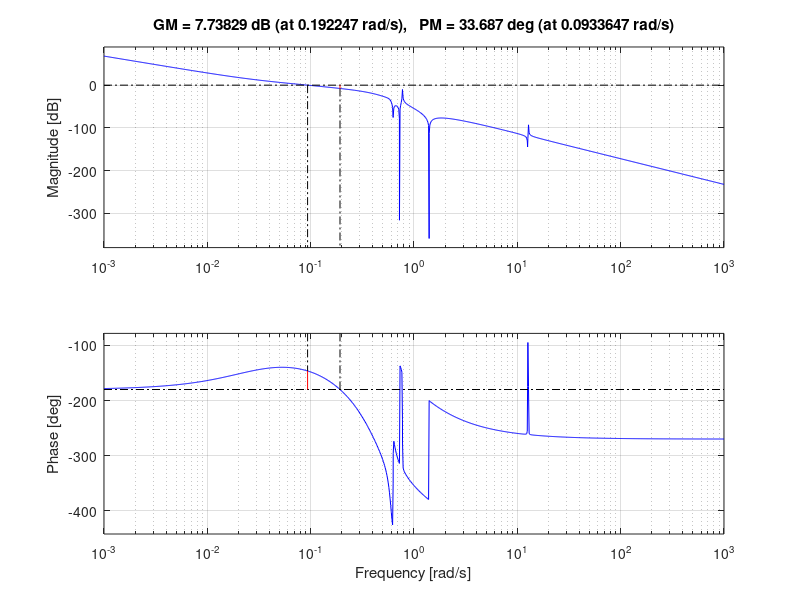
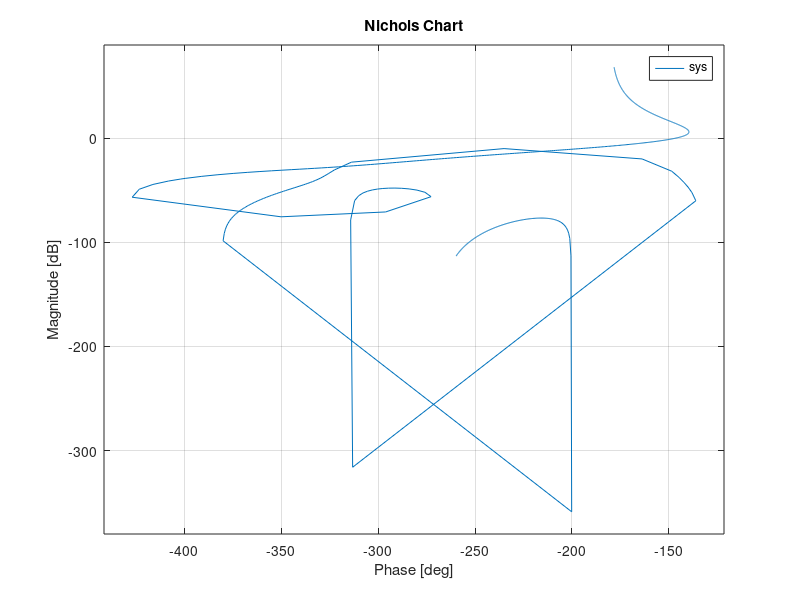
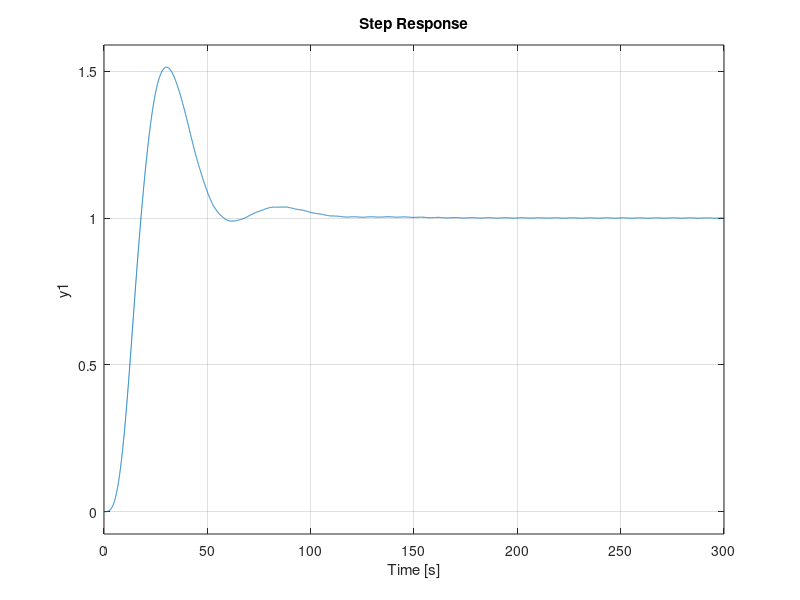

MATLAB code for these plots, in order:
pkg load control 
pkg load signal

FLEX=1;
FILTRO=1;
DELAY=1;

% Satelite

is = 1069;
ns=1;
ds=[is 0 0];

nt=ns; 
dt=ds;

% La proporcion de Inercia aportada por el apendice flexible se regulara con la constante rmi (i=1,2,...)
% rmi = Inercia del Apendice flexible / Inercia total del satelite = Ia/Is
% Por otro lado para calcular la frecuencia modal ( denominador de la funcion de transferencia ) se necesitan Is y I0=Is-Ia
% I0=Is-Ia=Is-rmi*Is=Is*(1-rmi)


% Modo elastico de antena 

rm1=0.04; 
i0=is*(1-rm1);
f1=2.0; 
psi1 =0.001;     

w1 =2*pi*f1;
psi1m=psi1*sqrt(is/i0); 
w1m=w1*sqrt(is/i0);

n1=is/i0*[1 2*psi1*w1   w1*w1];
d1=[1 2*psi1m*w1m w1m*w1m];
 
% Modo elastico de los paneles solares
 
rm2=0.34; 
i0=is*(1-rm2);
f2=0.1; 
psi2 =0.001;     

w2 =2*pi*f2;
psi2m=psi2*sqrt(is/i0); 
w2m=w2*sqrt(is/i0);

n2=is/i0*[1 2*psi2*w2   w2*w2];
d2=[1 2*psi2m*w2m w2m*w2m];

if (FLEX )
 nt=conv(nt,n1); 
 dt=conv(dt,d1);
 
 nt=conv(nt,n2); 
 dt=conv(dt,d2);
endif

% LEAD-LAG

k=3;
psi=1.;

Wn = sqrt ( k/is );
kd = 2*psi*Wn*is;
Td = kd/k;

nc=[k*Td k];
dc=[Td/10 1];

nt=conv(nt,nc); 
dt=conv(dt,dc);

% Delay

Tdelay=1;
ndelay=1;
ddelay=[Tdelay 1];

if(DELAY)
 nt=conv(nt,ndelay); 
 dt=conv(dt,ddelay);
endif

sys=tf(nt,dt);

% Filtro

[N1,D1]=ellip(4,1.,25,0.6,'low','s');
sys_F1=tf(N1,D1);

if(FILTRO)
 sys=sys*sys_F1;
endif

sysCL=sys/(1+sys);

figure 1; margin(sys);
figure 2; nichols(sys,{0.001,10});
figure 3; step(sysCL);
